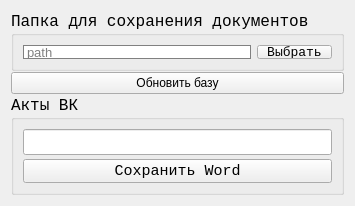
<?xml version="1.0" encoding="UTF-8"?>
<ui version="4.0">
 <class>Form</class>
 <widget class="QWidget" name="Form">
  <property name="windowModality">
   <enum>Qt::ApplicationModal</enum>
  </property>
  <property name="enabled">
   <bool>true</bool>
  </property>
  <property name="geometry">
   <rect>
    <x>0</x>
    <y>0</y>
    <width>324</width>
    <height>205</height>
   </rect>
  </property>
  <property name="sizePolicy">
   <sizepolicy hsizetype="Preferred" vsizetype="Preferred">
    <horstretch>0</horstretch>
    <verstretch>0</verstretch>
   </sizepolicy>
  </property>
  <property name="maximumSize">
   <size>
    <width>330</width>
    <height>327</height>
   </size>
  </property>
  <property name="windowTitle">
   <string>AFDsoft v1.3</string>
  </property>
  <property name="windowIcon">
   <iconset>
    <normaloff>icon.ico</normaloff>icon.ico</iconset>
  </property>
  <property name="styleSheet">
   <string notr="true">#lbDir {
background-color: rgb(255, 255, 255);
border: 1px solid;
border-color: grey;
color: grey;
}
#dp_update{
	margin: 10px 20px;
}</string>
  </property>
  <layout class="QGridLayout" name="gridLayout_4">
   <item row="0" column="0">
    <layout class="QGridLayout" name="gridLayout_3">
     <property name="spacing">
      <number>1</number>
     </property>
     <item row="2" column="0">
      <widget class="QGroupBox" name="groupBox_2">
       <property name="minimumSize">
        <size>
         <width>0</width>
         <height>100</height>
        </size>
       </property>
       <property name="maximumSize">
        <size>
         <width>16777215</width>
         <height>100</height>
        </size>
       </property>
       <property name="font">
        <font>
         <family>Consolas</family>
         <pointsize>12</pointsize>
        </font>
       </property>
       <property name="title">
        <string>Акты ВК</string>
       </property>
       <layout class="QGridLayout" name="gridLayout">
        <item row="0" column="0" colspan="2">
         <widget class="QLineEdit" name="lineAVK">
          <property name="minimumSize">
           <size>
            <width>0</width>
            <height>26</height>
           </size>
          </property>
          <property name="font">
           <font>
            <family>Franklin Gothic Book</family>
            <pointsize>11</pointsize>
           </font>
          </property>
          <property name="toolTip">
           <string>&lt;html&gt;&lt;head/&gt;&lt;body&gt;&lt;p&gt;1-9&lt;br/&gt;ввести первую и последнию сторку Входного контроля&lt;/p&gt;&lt;/body&gt;&lt;/html&gt;</string>
          </property>
         </widget>
        </item>
        <item row="1" column="0" colspan="2">
         <widget class="QPushButton" name="btnAVK">
          <property name="font">
           <font>
            <family>Consolas</family>
            <pointsize>11</pointsize>
           </font>
          </property>
          <property name="focusPolicy">
           <enum>Qt::StrongFocus</enum>
          </property>
          <property name="text">
           <string>Сохранить Word</string>
          </property>
         </widget>
        </item>
       </layout>
      </widget>
     </item>
     <item row="0" column="0">
      <widget class="QGroupBox" name="groupBox_1">
       <property name="minimumSize">
        <size>
         <width>0</width>
         <height>60</height>
        </size>
       </property>
       <property name="maximumSize">
        <size>
         <width>16777215</width>
         <height>60</height>
        </size>
       </property>
       <property name="font">
        <font>
         <family>Consolas</family>
         <pointsize>12</pointsize>
        </font>
       </property>
       <property name="title">
        <string>Папка для сохранения документов</string>
       </property>
       <layout class="QGridLayout" name="gridLayout_5">
        <item row="0" column="0">
         <widget class="QLabel" name="lbDir">
          <property name="font">
           <font>
            <pointsize>10</pointsize>
           </font>
          </property>
          <property name="styleSheet">
           <string notr="true"/>
          </property>
          <property name="text">
           <string>path</string>
          </property>
          <property name="buddy">
           <cstring>btnDir</cstring>
          </property>
         </widget>
        </item>
        <item row="0" column="1">
         <widget class="QPushButton" name="btnDir">
          <property name="maximumSize">
           <size>
            <width>75</width>
            <height>16777215</height>
           </size>
          </property>
          <property name="font">
           <font>
            <family>Consolas</family>
            <pointsize>10</pointsize>
           </font>
          </property>
          <property name="text">
           <string>Выбрать</string>
          </property>
          <property name="autoDefault">
           <bool>true</bool>
          </property>
         </widget>
        </item>
       </layout>
      </widget>
     </item>
     <item row="1" column="0">
      <widget class="QPushButton" name="db_update">
       <property name="text">
        <string>Обновить базу</string>
       </property>
      </widget>
     </item>
    </layout>
   </item>
  </layout>
 </widget>
 <tabstops>
  <tabstop>btnDir</tabstop>
  <tabstop>lineAVK</tabstop>
  <tabstop>btnAVK</tabstop>
 </tabstops>
 <resources/>
 <connections>
  <connection>
   <sender>btnAVK</sender>
   <signal>clicked()</signal>
   <receiver>lineAVK</receiver>
   <slot>selectAll()</slot>
   <hints>
    <hint type="sourcelabel">
     <x>117</x>
     <y>163</y>
    </hint>
    <hint type="destinationlabel">
     <x>112</x>
     <y>130</y>
    </hint>
   </hints>
  </connection>
 </connections>
</ui>
